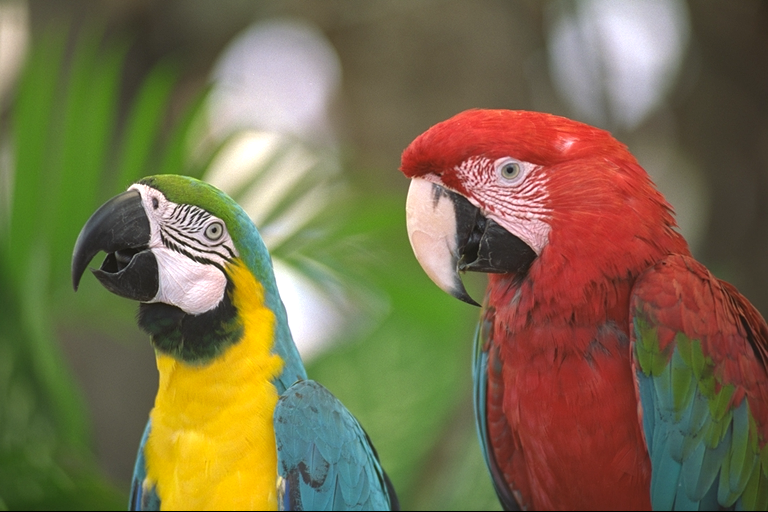
#> input picture TSKS24-Signals-and-Images/Lab4/image1.png, 768 x 512 px
$ python DemoE.py   (older library calls are emulated)
#> lines starting #> are read from the running program, lines starting #| are printed output that depends on the picture; long printed decimals are rounded
#> further down, im1_bgr is the input picture: shape (512, 768, 3); mean B, G, R 75.8, 109.6, 121.7
### TSKS24-Signals-and-Images/Lab4/jpeglab.py
# JPEG lab module

import numpy as np
import sys
def rgb2ycbcr(r, g=0, b=0):
#> called with g = 0, b = 0
    if r.ndim == 3:
        g = r[:,:,1]
        b = r[:,:,2]
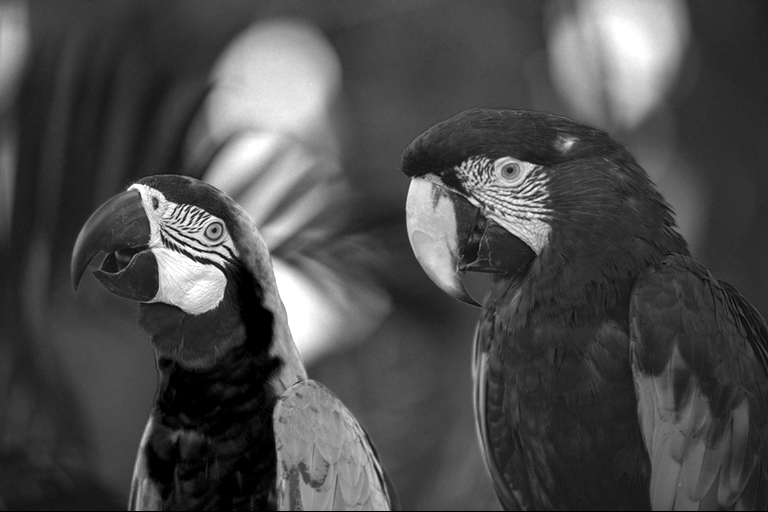
#> b: shape (512, 768); min 0, max 255, mean 75.8
        r = r[:,:,0]
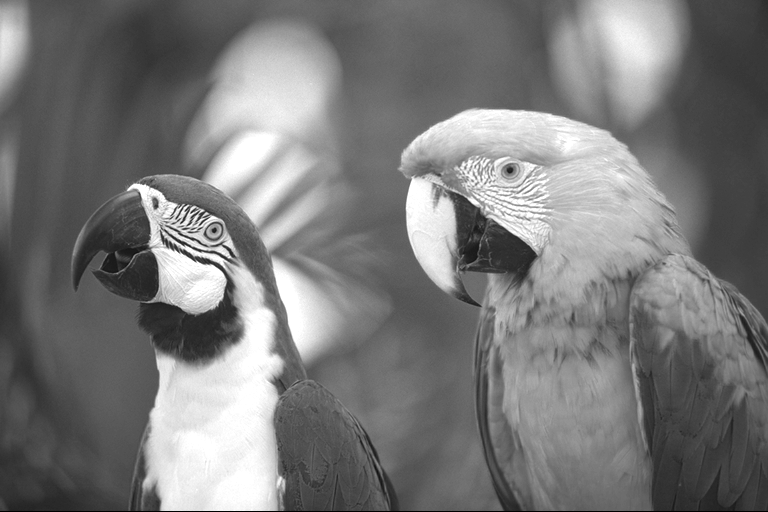
#> r: shape (512, 768); min 0, max 255, mean 121.7
    y = 16. + (65.481*r + 128.553*g + 24.966*b)/255.
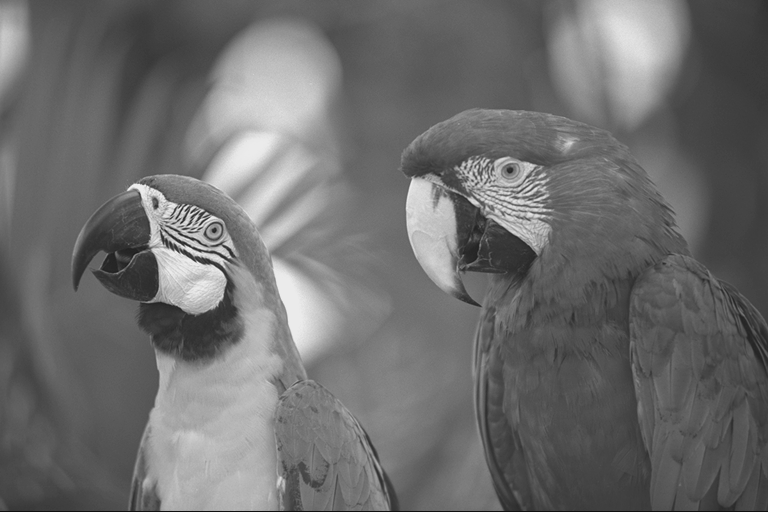
#> y: shape (512, 768) float64; min 16, max 235, mean 109.9
    cb = 128. + (-37.797*r - 74.203*g + 112.*b)/255.
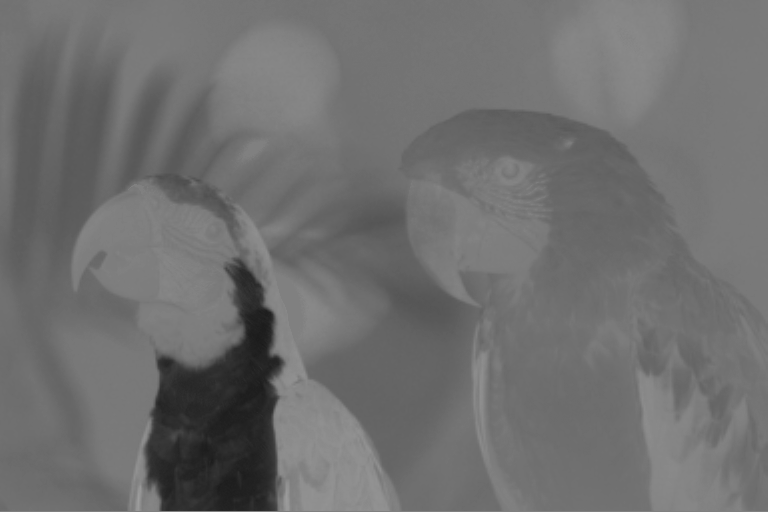
#> cb: shape (512, 768) float64; min 25.89, max 157.8, mean 111.4
    cr = 128. + (112.*r - 93.786*g - 18.214*b)/255.
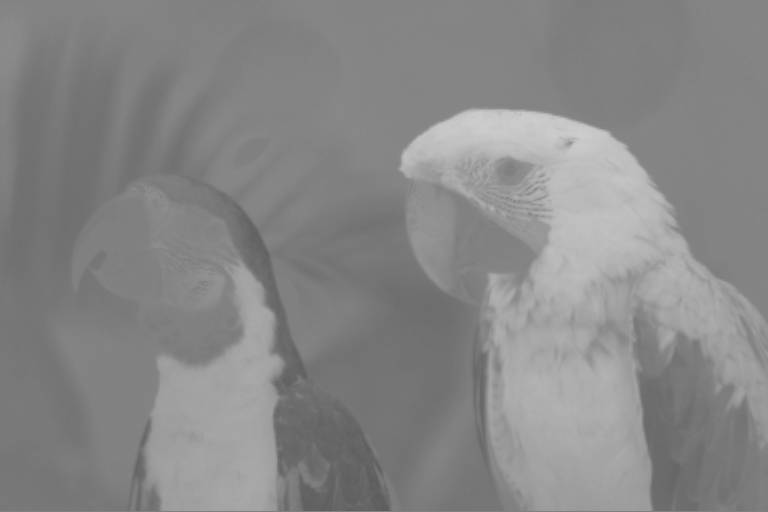
#> cr: shape (512, 768) float64; min 92.59, max 205.6, mean 135.7
    return (y, cb, cr)

# [5 lines left out: function ycbcr2rgb, not called in this run]

def im2col_distinct(A, blocksize):
#> called with blocksize = (8, 8)
	nrows, ncols = blocksize
	nele = nrows*ncols
	nrowspad = A.shape[0]//nrows+(A.shape[0]%nrows>0)
#> nrowspad = 64
	ncolspad = A.shape[1]//ncols+(A.shape[1]%ncols>0)
#> ncolspad = 96
	A1 = np.zeros((nrows*nrowspad, ncols*ncolspad))
	A1[:A.shape[0], :A.shape[1]] = A
	t = np.swapaxes(A1.reshape(nrowspad,nrows,ncolspad,ncols),0,3)
	out = t.reshape(nele,-1)
	return (out)

def col2im_distinct(A, blocksize, shp):
	nrows, ncols = blocksize
	nele = nrows*ncols
	nrowspad = shp[0]//nrows+(shp[0]%nrows>0)
	ncolspad = shp[1]//ncols+(shp[1]%ncols>0)
	t = np.swapaxes(A.reshape(ncols,nrows,ncolspad,nrowspad),0,3)
	out = t.reshape(nrows*nrowspad, ncols*ncolspad)[:shp[0],:shp[1]]
	return (out)

def dct2basemx(block):			#Make a 2D DCT transform matrix
    m, n = block
    N = m*n
    X = np.arange(m)[np.newaxis,np.newaxis,:,np.newaxis]
    Y = np.arange(n)[np.newaxis,np.newaxis,np.newaxis,:]
    I = np.arange(m)[:,np.newaxis,np.newaxis,np.newaxis]
    J = np.arange(n)[np.newaxis,:,np.newaxis,np.newaxis]
    #Form from here: https://www.math.cuhk.edu.hk/~lmlui/dct.pdf, I've used numpys internal broadcasting to skip using meshgrids since they can be error-prone
    DCT_tensor = (2/np.sqrt(n*m)*np.sqrt(0.5)**(I==0) *np.sqrt(0.5)**(J==0)*(np.cos((2*X+1)*I*np.pi/(2*n))*np.cos((2*Y+1)*J*np.pi/(2*m))))
    DCT_matrix = DCT_tensor.reshape(n*m,n*m)#The tensor has shape i,j,x,y we reshape it to i*j,x*y
    return DCT_matrix

def bdct(im, M):				#bdct - block dct of image
    if isinstance(M,int):
        M =(M,M)
    dct_base_matrix = dct2basemx(M)
    column_im = im2col_distinct(im, M)
    t = np.dot(dct_base_matrix,column_im)
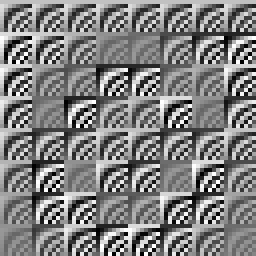
#> dct_base_matrix: shape (64, 64) float64 (shown 4 times larger); min -0.24, max 0.24, mean 0.00195; drawn with min black and max white

    return (t)

def ibdct(t, M, shp):				#bdct - block dct of image
	if isinstance(M,int):
		M =(M,M)
	if isinstance(shp,int):
		shp = (shp,shp)
	if M[0]*M[1] != t.shape[0]:
		sys.exit('The blocksize does not fit the transform image.')
	im = col2im_distinct(np.dot(dct2basemx(M).T,t), M, shp)
	return (im)

# [141 lines left out: functions bquant, brec, jpgqmtx, zigzag_indices, zigzag_matrix, plot_zigzag_scan, not called in this run]

### TSKS24-Signals-and-Images/Lab4/DemoE.py
from preamble import *
im1_bgr = cv2.imread('image1.png')
im1 = cv2.cvtColor(im1_bgr, cv2.COLOR_BGR2RGB)
y, cb, cr = jl.rgb2ycbcr(im1)

'''
question 13
plt.figure(2), plt.imshow(y, 'gray', clim=(0, 255))
Yb = jl.bdct(y, (8, 8))
ulim = np.max(np.abs(Yb))/10
plt.figure(3), plt.imshow(np.abs(Yb), 'gray', clim=(0, ulim))

yn = jl.ibdct(Yb, (8, 8), (512,768))
plt.figure(4), plt.imshow(yn, 'gray', clim=(0, 255)), plt.show()
result = np.max(np.abs(y-yn))
'''
Yb = jl.bdct(y, (8, 8))
Ybq = np.zeros(Yb.shape)
Ybq[(0, 1, 2, 8, 9, 10, 16, 17, 18), :] = np.round(Yb[(0, 1, 2, 8, 9, 10, 16, 17, 18), :])
yq2 = jl.ibdct(Ybq, (8, 8), (512, 768))
plt.figure(3), plt.imshow(yq2, 'gray', clim=(0, 255)), plt.show()
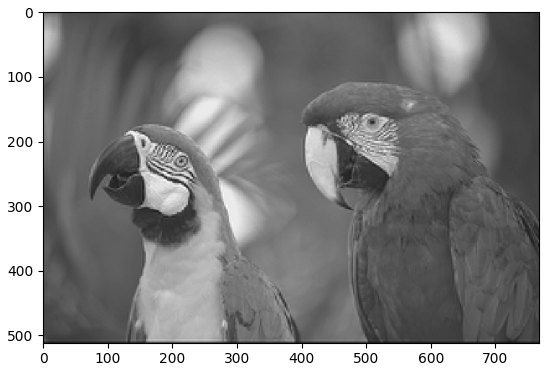
#> figure drawn by matplotlib, 1 panel

mse = np.mean((y-yq2)**2)
#> mse = 35.04
psnr = 10*np.log10(255**2/mse)
#> psnr = 32.68
print(psnr)
#| 32.685

#maxv = np.max(Ybq)
#minv = np.min(Ybq)

$ run again, with TSKS24-Signals-and-Images/Lab4/image3.png copied over TSKS24-Signals-and-Images/Lab4/image1.png
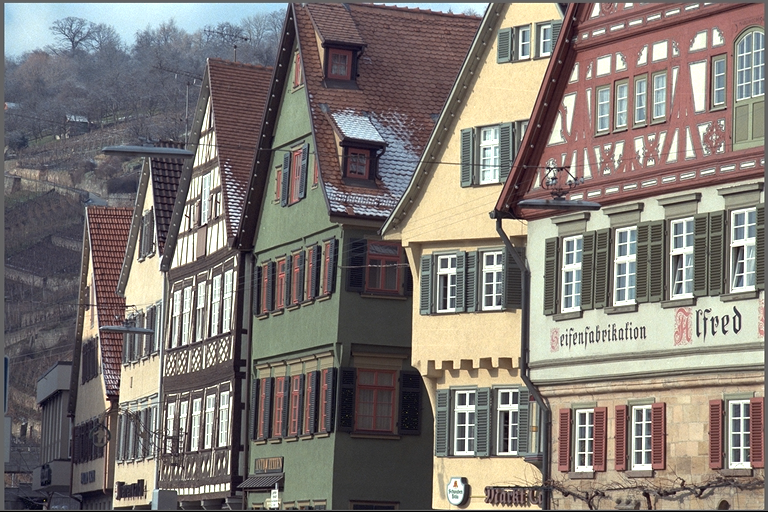
#> input picture TSKS24-Signals-and-Images/Lab4/image3.png, 768 x 512 px
#> im1_bgr is the input picture: shape (512, 768, 3); mean B, G, R 116, 121.1, 128
#> in rgb2ycbcr, `cr = 128. + (112.*r - 93.786*g - 18.214*b)/255.`:
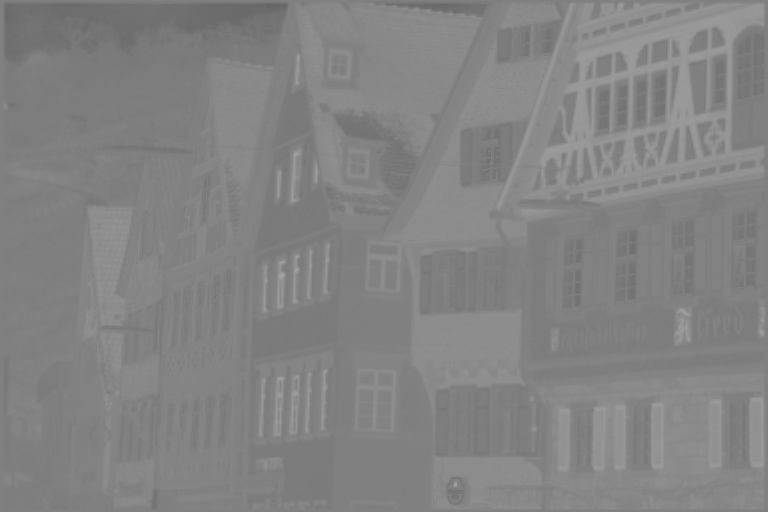
#> cr: shape (512, 768) float64; min 102, max 168, mean 131.4
#> `plt.figure(3), plt.imshow(yq2, 'gray', clim=(0, 255)), plt.show()`:
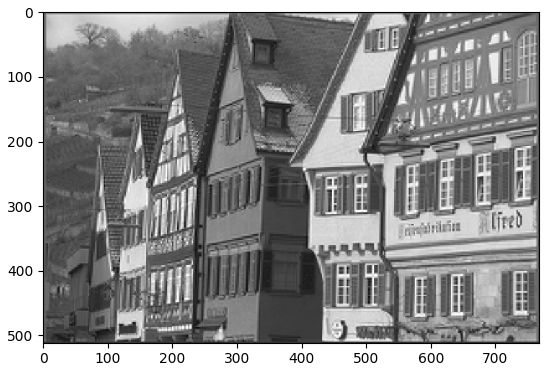
#> figure drawn by matplotlib, 1 panel
#> mse = 353.4
#> psnr = 22.65
#| 22.648

$ run again, with TSKS24-Signals-and-Images/Lab4/image4.png copied over TSKS24-Signals-and-Images/Lab4/image1.png
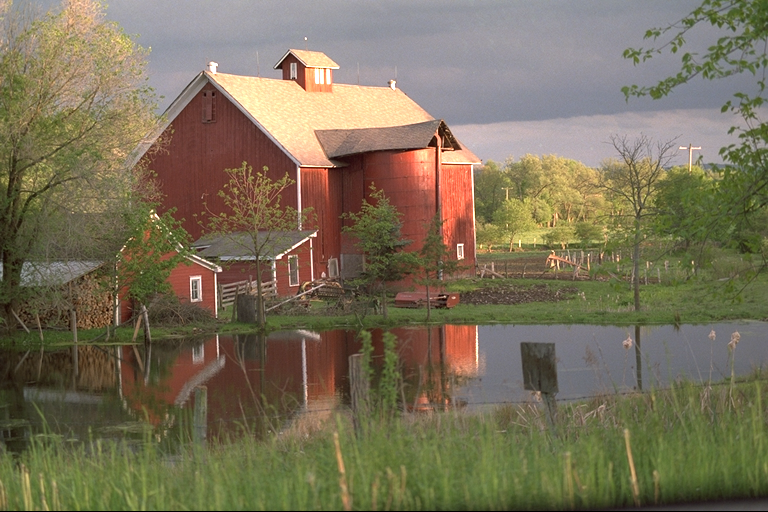
#> input picture TSKS24-Signals-and-Images/Lab4/image4.png, 768 x 512 px
#> im1_bgr is the input picture: shape (512, 768, 3); mean B, G, R 88.7, 112.4, 121.8
#> `plt.figure(3), plt.imshow(yq2, 'gray', clim=(0, 255)), plt.show()`:
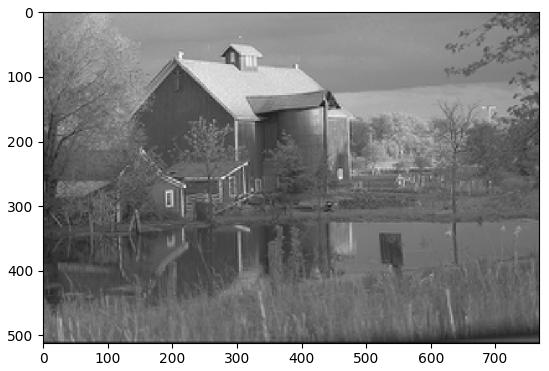
#> figure drawn by matplotlib, 1 panel
#> mse = 74.98
#> psnr = 29.38
#| 29.381
